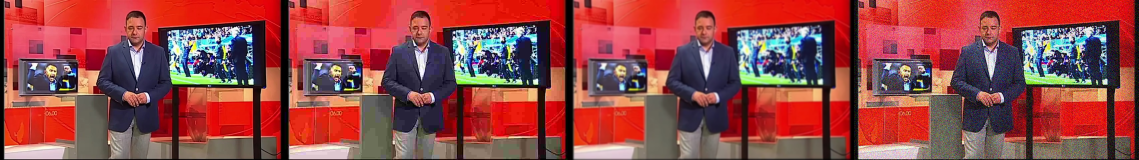
#> input picture results/figures/degradation_samples.png, 3416 x 480 px (shown at 1/3 size)
$ python degrade.py --image ../results/figures/degradation_samples.png
#> lines starting #> are read from the running program, lines starting #| are printed output that depends on the picture
#> in save_samples, image is the input picture: shape (480, 3416, 3); mean B, G, R 71, 70.9, 147.3
"""Image degradation utilities for the robustness experiment."""

import argparse
import sys
from pathlib import Path

import cv2
import numpy as np

SCRIPT_DIR = Path(__file__).resolve().parent
sys.path.insert(0, str(SCRIPT_DIR))

from config import (
    BLUR_KERNELS,
    CONTRAST_ALPHAS,
    FGSM_EPSILONS,
    GAMMA_VALUES,
    JPEG_QUALITIES,
    MEDIAN_KERNELS,
    NOISE_SIGMAS,
    RANDOM_SEED,
    RESIZE_SCALES,
    SATURATION_FACTORS,
    SHARPEN_STRENGTHS,
)


def apply_jpeg(image: np.ndarray, quality: int) -> np.ndarray:
#> called with quality = 10
    encode_param = [int(cv2.IMWRITE_JPEG_QUALITY), quality]
    ok, encoded = cv2.imencode(".jpg", image, encode_param)
    if not ok:
        raise RuntimeError(f"JPEG encode failed for quality={quality}")
    return cv2.imdecode(encoded, cv2.IMREAD_COLOR)


def apply_blur(image: np.ndarray, kernel_size: int) -> np.ndarray:
#> called with kernel_size = 11
    if kernel_size % 2 == 0:
        kernel_size += 1
    return cv2.GaussianBlur(image, (kernel_size, kernel_size), 0)
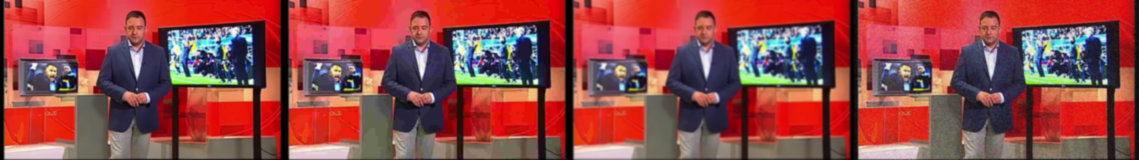
#> returned value: shape (480, 3416, 3) (shown at 1/3 size); mean of channels 0, 1, 2 71, 71, 147.3; drawn as B, G, R


def apply_noise(image: np.ndarray, sigma: float, rng: np.random.Generator | None = None) -> np.ndarray:
#> called with sigma = 40
    gen = rng or np.random.default_rng()
    noise = gen.normal(0, sigma, image.shape).astype(np.float32)
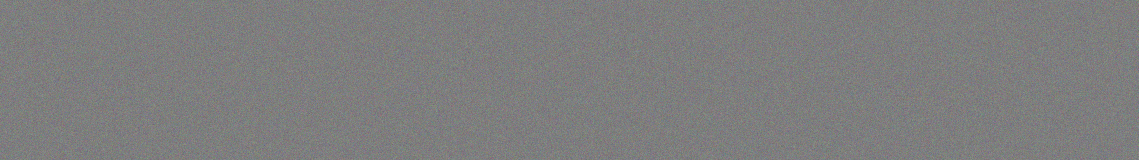
#> noise: shape (480, 3416, 3) float32 (shown at 1/3 size); mean B, G, R 0, 0.1, 0; drawn with min black and max white
    noisy = image.astype(np.float32) + noise
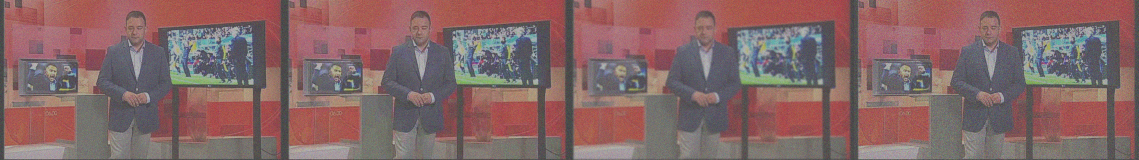
#> noisy: shape (480, 3416, 3) float32 (shown at 1/3 size); mean B, G, R 71, 71, 147.3; drawn with min black and max white
    return np.clip(noisy, 0, 255).astype(np.uint8)


def apply_resize(image: np.ndarray, scale: float) -> np.ndarray:
#> called with scale = 0.25
    h, w = image.shape[:2]
#> h = 480; w = 3416
    small = cv2.resize(image, (max(1, int(w * scale)), max(1, int(h * scale))), interpolation=cv2.INTER_AREA)
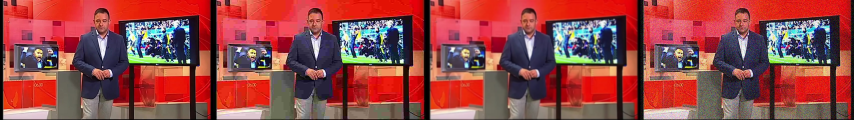
#> small: shape (120, 854, 3); mean B, G, R 71, 70.9, 147.3
    return cv2.resize(small, (w, h), interpolation=cv2.INTER_LINEAR)


def apply_gamma(image: np.ndarray, gamma: float) -> np.ndarray:
#> called with gamma = 0.6
    inv_gamma = 1.0 / gamma
#> inv_gamma = 1.67
    table = np.array([((i / 255.0) ** inv_gamma) * 255 for i in range(256)]).astype(np.uint8)
#> table = 256 values from 0 to 255
    return cv2.LUT(image, table)
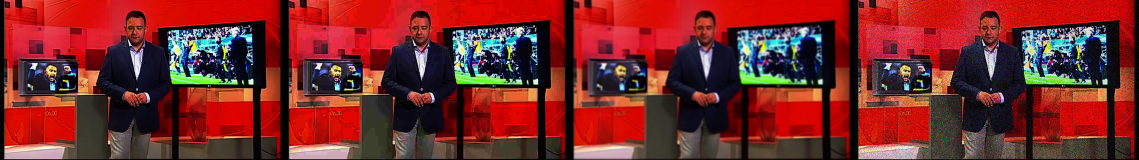
#> returned value: shape (480, 3416, 3) (shown at 1/3 size); mean of channels 0, 1, 2 40.9, 42.1, 120; drawn as B, G, R


def apply_contrast(image: np.ndarray, alpha: float) -> np.ndarray:
    adjusted = image.astype(np.float32) * alpha + 128.0 * (1.0 - alpha)
    return np.clip(adjusted, 0, 255).astype(np.uint8)


def apply_sharpen(image: np.ndarray, strength: float) -> np.ndarray:
#> called with strength = 2
    blurred = cv2.GaussianBlur(image, (0, 0), 3)
    sharpened = cv2.addWeighted(image, 1.0 + strength, blurred, -strength, 0)
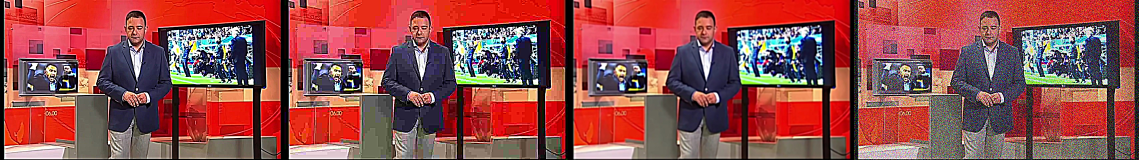
#> sharpened: shape (480, 3416, 3) (shown at 1/3 size); mean B, G, R 75.1, 75.4, 146.5
    return np.clip(sharpened, 0, 255).astype(np.uint8)


# [10 lines left out: functions apply_median, apply_saturation, not called in this run]


def apply_denoise_bilateral(image: np.ndarray) -> np.ndarray:
    """Light bilateral filter — proposed pre-processing step."""
    return cv2.bilateralFilter(image, d=5, sigmaColor=50, sigmaSpace=50)


# [67 lines left out: functions apply_degradation, _folder_specs, degradation_folders, degradation_categories, not called in this run]


def save_samples(
    image_path: Path,
    output_path: Path,
    seed: int = RANDOM_SEED,
) -> None:
    image = cv2.imread(str(image_path))
    if image is None:
        raise FileNotFoundError(image_path)

    rng = np.random.default_rng(seed)
    samples = [
        ("original", image),
        ("jpeg_q10", apply_jpeg(image, 10)),
        ("blur_k11", apply_blur(image, 11)),
        ("noise_s40", apply_noise(image, 40, rng=rng)),
        ("resize_s0p25", apply_resize(image, 0.25)),
        ("gamma_g0p6", apply_gamma(image, 0.6)),
        ("sharpen_s2p0", apply_sharpen(image, 2.0)),
    ]

    tiles = [sample[1] for sample in samples]
#> tiles = 7 items
    tile_h, tile_w = tiles[0].shape[:2]
#> tile_h = 480; tile_w = 3416
    canvas = np.zeros((tile_h, tile_w * len(tiles), 3), dtype=np.uint8)
    for idx, tile in enumerate(tiles):
        canvas[:, idx * tile_w : (idx + 1) * tile_w] = tile
#> this loop made 7 passes

    output_path.parent.mkdir(parents=True, exist_ok=True)
    cv2.imwrite(str(output_path), canvas)

    labels_path = output_path.with_suffix(".txt")
    labels_path.write_text("\n".join(name for name, _ in samples) + "\n")


def main() -> None:
    parser = argparse.ArgumentParser()
    parser.add_argument("--image", type=Path, required=True)
    parser.add_argument(
        "--output",
        type=Path,
        default=Path("results/figures/degradation_samples.png"),
    )
    args = parser.parse_args()
    save_samples(args.image, args.output)
    print(f"saved -> {args.output}")


if __name__ == "__main__":
    main()
